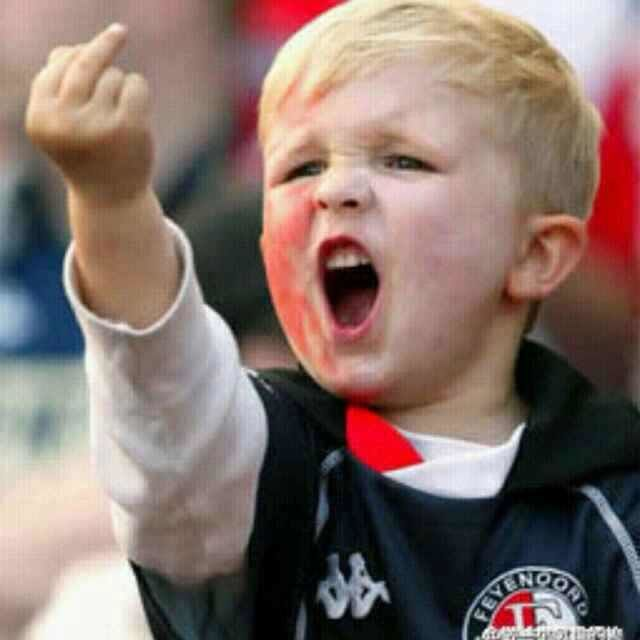
#> input picture strongit/0000/touxiang.jpg, 640 x 640 px
$ python img_add_num.py
#> lines starting #> are read from the running program, lines starting #| are printed output that depends on the picture
# -*-coding:utf-8-*-
#将你的 QQ 头像（或者微博头像）右上角加上红色的数字，类似于微信未读信息数量那种提示效果。
from PIL import Image, ImageDraw, ImageFont

def add_num(img):
    draw = ImageDraw.Draw(img)
    myfont = ImageFont.truetype('Arial.ttf', size=40)
    fillcolor = "#ff0000"
    width, height = img.size
    draw.text((width-40, 0), '99', font=myfont, fill=fillcolor)
    img.save('result.jpg','jpeg')

    return 0

if __name__ == '__main__':
    image = Image.open('touxiang.jpg')
#> image is the input picture: PIL image 640x640 RGB; mean R, G, B 133.5, 112.8, 106.3
    add_num(image)
#> in add_num, `img.save('result.jpg','jpeg')`:
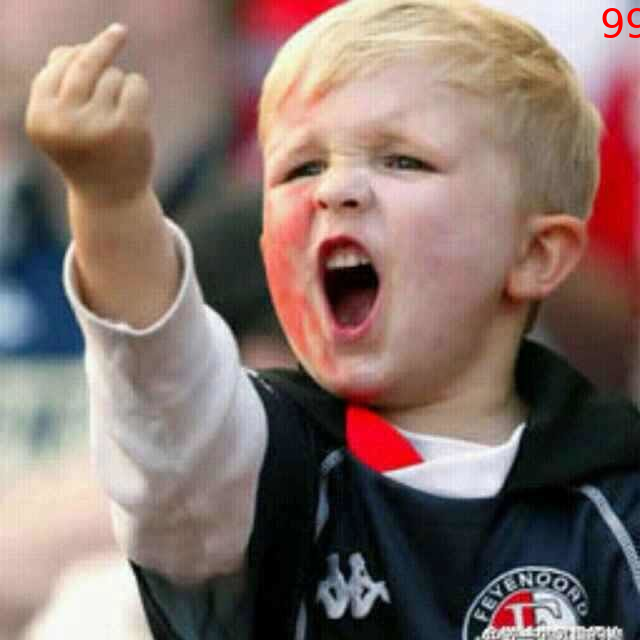
#> saved as result.jpg: PIL image 640x640 RGB; mean R, G, B 133.6, 112.6, 106.1
